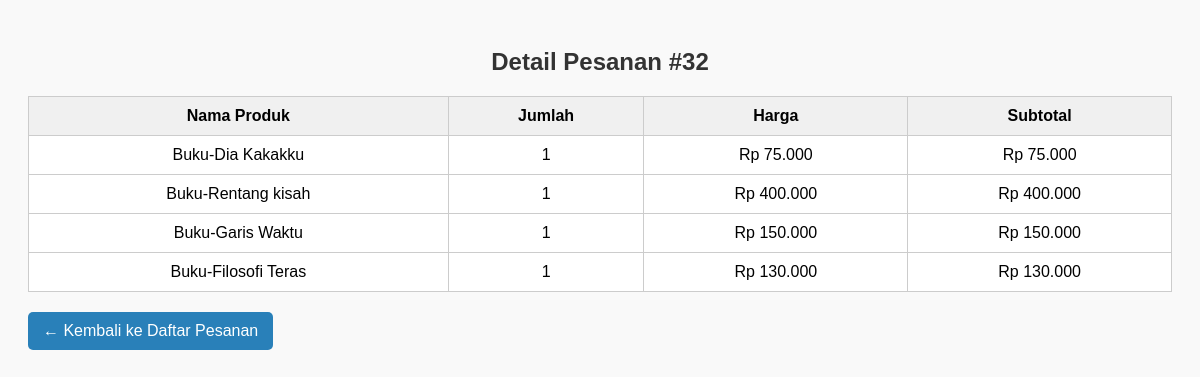
The app's page /admin/detail_pesanan.php?order_id=32 (signed in) with its own data.
### tables this page shows
CREATE TABLE `order_details` (
  `order_detail_id` int(11) NOT NULL,
  `order_id` int(11) NOT NULL,
  `product_id` int(11) NOT NULL,
  `quantity` int(11) NOT NULL DEFAULT 1,
  `price` decimal(12,2) NOT NULL,
  `subtotal` decimal(12,2) NOT NULL
);

CREATE TABLE `products` (
  `product_id` int(11) NOT NULL,
  `name` varchar(150) NOT NULL,
  `description` text DEFAULT NULL,
  `price` decimal(12,2) NOT NULL,
  `stock` int(11) NOT NULL DEFAULT 0,
  `image_url` varchar(255) DEFAULT NULL,
  `created_at` timestamp NOT NULL DEFAULT current_timestamp()
);

### admin/detail_pesanan.php (the view, shortened to what this page needs)
<?php
require '../koneksi.php';
$order_id = intval($_GET['order_id']);
$query = "
    SELECT p.name, d.quantity, d.price, d.subtotal
    FROM order_details d
    JOIN products p ON d.product_id = p.product_id
    WHERE d.order_id = ?
";
$stmt = $koneksi->prepare($query);
$stmt->bind_param("i", $order_id);
$stmt->execute();
$result = $stmt->get_result();
?>
<!DOCTYPE html>
<html lang="id">
<head>
</head>
<body>
    <h2>Detail Pesanan #<?= htmlspecialchars($order_id) ?></h2>
    <table>
        <tr>
            <th>Nama Produk</th>
            <th>Jumlah</th>
            <th>Harga</th>
            <th>Subtotal</th>
        </tr>
        <?php if ($result && $result->num_rows > 0): ?>
            <?php while ($row = $result->fetch_assoc()): ?>
            <tr>
                <td><?= htmlspecialchars($row['name']) ?></td>
                <td><?= $row['quantity'] ?></td>
                <td>Rp <?= number_format($row['price'], 0, ',', '.') ?></td>
                <td>Rp <?= number_format($row['subtotal'], 0, ',', '.') ?></td>
            </tr>
            <?php endwhile; ?>
        <?php else: ?>
            <tr><td colspan="4">Tidak ada detail pesanan ditemukan.</td></tr>
        <?php endif; ?>
    </table>
    <a href="pesanan.php">&#8592; Kembali ke Daftar Pesanan</a>
</body>
</html>

### admin/detail_pesanan.php (style rules this page uses)
body { font-family: Arial, sans-serif; padding: 20px; background-color: #f9f9f9; }
h2 { text-align: center; color: #333; }
table { width: 100%; border-collapse: collapse; margin-top: 20px; background-color: #fff; }
th, td { border: 1px solid #ccc; padding: 10px; text-align: center; }
th { background-color: #f0f0f0; }
a { display: inline-block; margin-top: 20px; text-decoration: none; background: #2980b9; color: #fff; padding: 10px 15px; border-radius: 5px; }

### records on screen
order_details: product.name "Buku-Dia Kakakku", quantity "1", price "75.000", subtotal "75.000"
order_details: product.name "Buku-Rentang kisah", quantity "1", price "400.000", subtotal "400.000"
order_details: product.name "Buku-Garis Waktu", quantity "1", price "150.000", subtotal "150.000"
order_details: product.name "Buku-Filosofi Teras", quantity "1", price "130.000", subtotal "130.000"

### other values on screen
$order_id "32"
